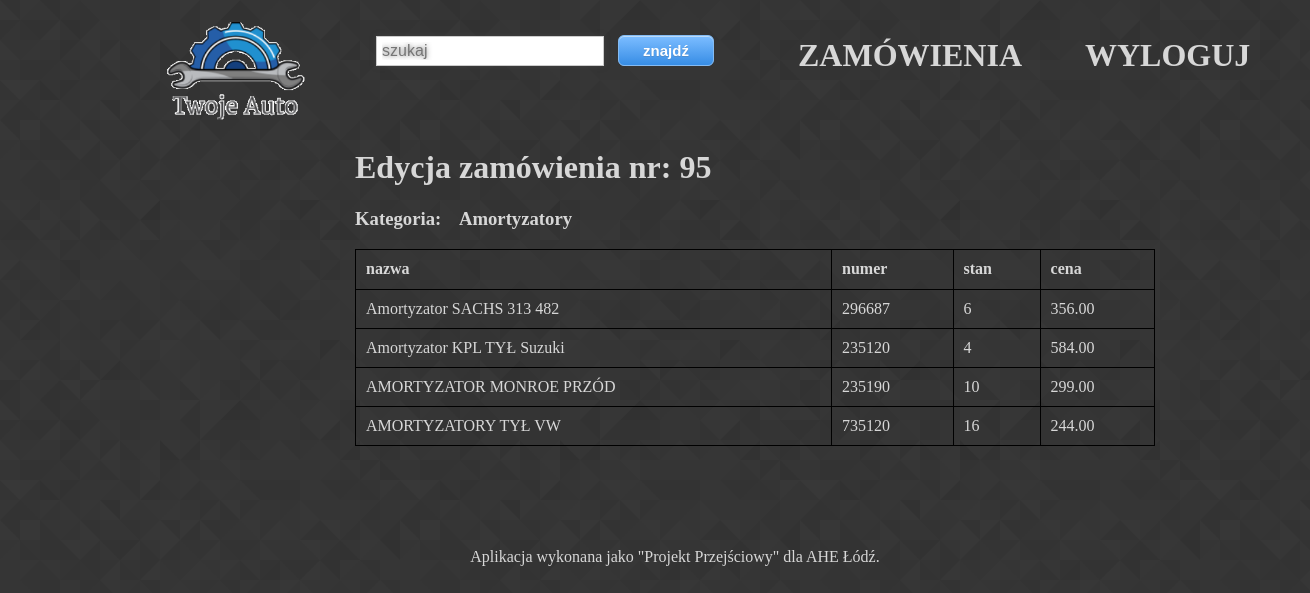
Screenshot of /kat_m/3/95 (signed in) with the database file from the repository.
### produkty/models.py (models this page shows, shortened)
class Kategoria(models.Model):
    nazwa = models.CharField(max_length=30)
    def __str__(self):
        return self.nazwa
    created = models.DateTimeField(auto_now_add=True)
    updated = models.DateTimeField(auto_now=True)
    class Meta:
        verbose_name        = "Kategoria"
        verbose_name_plural = "Kategorie"

class Produkty(models.Model):
    n_cz    = 235110
    nazwa   = models.CharField(max_length=60)
    opis    = models.TextField(blank=True)
    cena    = models.DecimalField(max_digits=99999 ,decimal_places=2)
    producent = models.ForeignKey(Producent,on_delete=models.CASCADE,blank=True,null=True)
    kategoria = models.ForeignKey(Kategoria,on_delete=models.CASCADE,blank=True,null=True)
    tagi      = models.ManyToManyField(Tagi,blank=True,null=True)
    obraz   = models.FileField(upload_to='', blank=True)
    created = models.DateTimeField(auto_now_add=True)
    updated = models.DateTimeField(auto_now=True)
    stan    = models.IntegerField(default=0)
    numer   = models.IntegerField(max_length=6,default=n_cz + 10)
    slug    = models.SlugField()
    lokalizacja = models.IntegerField(max_length=6,default=0)
    class Meta:
        verbose_name        = "Produkt"
        verbose_name_plural = "Produkty"

### produkty/views.py (the view)
# urls.py: path('kat_m/<int:id>/<int:c_id>', kat_m, name='kat_m'),
def kat_m(request,id, c_id):
    kategoria_widok = Produkty.objects.filter(kategoria=id)
    kat = Kategoria.objects.get(pk=id)
    kats = Kategoria.objects.all()
    form1 = Zamowienie()
    context = {
        'kategoria_widok'   : kategoria_widok,
        'kat'               : kat,
        'kats'              : kats,
        'form1'             : form1,
        'c_id'              : c_id,  }
    return render(request, 'produkty/kat_m.html', context)

### produkty/forms.py
class Zamowienie(forms.Form):
    ilosc   = forms.IntegerField(label="",min_value=0,initial=0)

### produkty/templates/produkty/kat_m.html
{% extends 'produkty/baza.html' %}
{% block kategoria %}
<h1>Edycja zamówienia nr: {{ c_id }} </h1>
<h3>Kategoria:&nbsp &nbsp {{ kat }}</h3>
{% if kategoria_widok %}
<form action="." method = "POST">{%csrf_token%}
    <table style="width:100%">
        <tr>
            <th>nazwa</th>
            <th>numer</th>
            <th>stan</th>
            <th>cena</th>
        </tr>
        {% for prod in kategoria_widok %}
            <tr>
                <td>
                    <a href="{% url 'detail_m' prod.id c_id %}">{{ prod.nazwa }} </a>
                </td>
                <td>
                    {{ prod.numer }}
                </td>
                <td>
                    {{ prod.stan }}
                </td>
                <td>
                    {{ prod.cena }}
                </td>
            </tr>
        {% endfor %}
    </table>
</form>
{% else %}
    <p>No products are available.</p>
{% endif %}
{% endblock %}

### produkty/static/produkty/style.css (style rules this page uses)
body { background-color:rgb(180,210,250); background-image: url("prism.png"); color:rgb(215,215,215); font-family: "Trebuchet MS"; }
a { text-decoration:none; color:rgb(215,215,215); }
table { border-collapse: collapse; }
table, th, td { border: 1px solid black; padding: 10px; text-align: left; }
th { height: 40px; }

### rows the page displays
Kategoria: nazwa "Amortyzatory"
Produkty: nazwa "Amortyzator SACHS 313 482", numer "296687", stan "6", cena "356.00"
Produkty: nazwa "Amortyzator KPL TYŁ Suzuki", numer "235120", stan "4", cena "584.00"
Produkty: nazwa "AMORTYZATOR MONROE PRZÓD", numer "235190", stan "10", cena "299.00"
Produkty: nazwa "AMORTYZATORY TYŁ VW", numer "735120", stan "16", cena "244.00"

### other values shown
{{ c_id }} "95"
